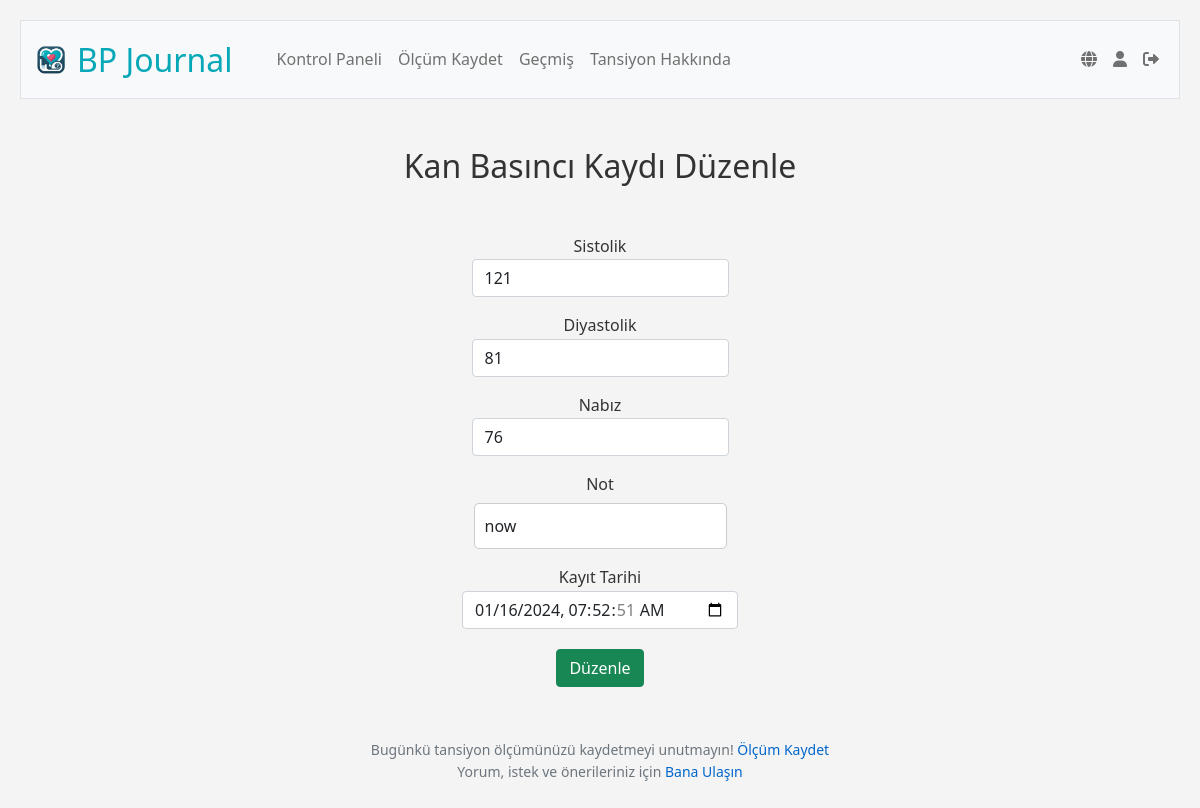
Before: /edit/8 (signed in) with the older database file.
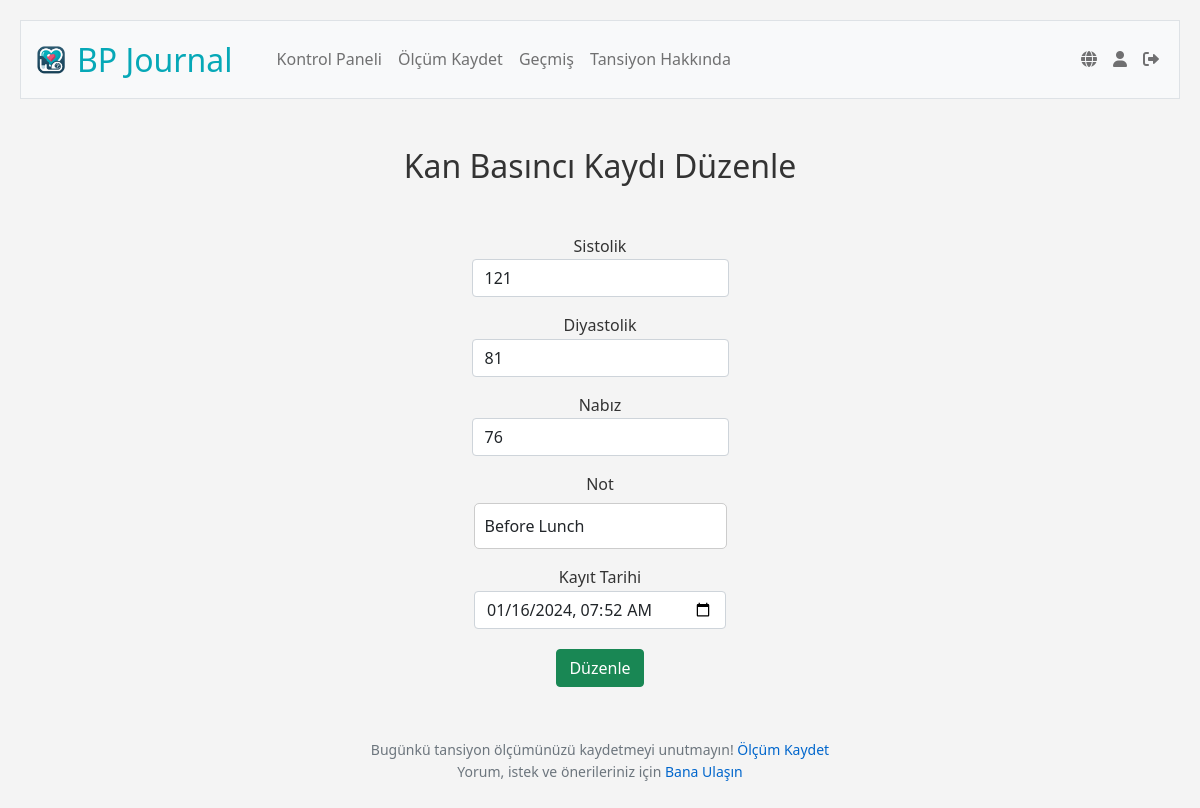
After: the same page with the newer database file.
### tables this page shows
CREATE TABLE blood_pressure_readings (
id INTEGER PRIMARY KEY AUTOINCREMENT NOT NULL,
user_id INTEGER NOT NULL,
systolic INTEGER NOT NULL,
diastolic INTEGER NOT NULL,
pulse INTEGER,
reading_date DATETIME DEFAULT CURRENT_TIMESTAMP,
notes TEXT,
FOREIGN KEY (user_id) REFERENCES users (id));

### app.py (the view, shortened to what this page needs)
@app.route("/edit/<int:id>", methods=["GET", "POST"])
@login_required
def edit(id):
    record = db.execute("SELECT * FROM blood_pressure_readings WHERE id = ?", id)[0]
    data=g.language_data['edit']
    return render_template("edit.html", record=record, data=g.language_data['edit'])

### app.py (called while the page is built)
@app.before_request
def load_language_data():
    if 'language' not in session:
        session['language'] = 'tr'
    user_lang = session['language']
    with open(f'languages/{user_lang}.json', 'r') as file:
        g.language_data = json.load(file)
    g.language_data['current_lang'] = user_lang

@app.after_request
def after_request(response):
    response.headers["Cache-Control"] = "no-cache, no-store, must-revalidate"
    response.headers["Expires"] = 0
    response.headers["Pragma"] = "no-cache"
    return response

@app.context_processor
def inject_layout_data():
    return dict(layout_data=g.language_data['layout'])

@app.context_processor
def inject_user_details():
    if 'user_id' in session:
        user_id = session['user_id']
        user_info = db.execute("SELECT username FROM users WHERE id = ?", user_id)
        if user_info:
            username = user_info[0]['username']
        else:
            username = None
    else:
        username = None
    return {'username': username}

### templates/edit.html (shortened to what this page needs)
{% extends "layout.html" %}
{% block main %}
<div class="container">
    <h2>{{ data.heading }}</h2>
    <form action="{{ url_for('edit', id=record.id)}}" method="POST">
        <div class="mb-3">
            <label for="systolic">{{ data.systolic }}</label>
            <input type="number" name="systolic" id="systolic" class="form-control mx-auto w-auto" value="{{ record.systolic }}" required>
        </div>
        <div class="mb-3">
            <label for="diastolic">{{ data.diastolic }}</label>
            <input type="number" name="diastolic" id="diastolic" class="form-control mx-auto w-auto" value="{{ record.diastolic }}" required>
        </div>
        <div class="mb-3">
            <label for="pulse">{{ data.pulse }}</label>
            <input type="number" name="pulse" id="pulse" class="form-control mx-auto w-auto" value="{{ record.pulse }}" required>
        </div>
        <div class="mb-3">
            <label for="notes">{{ data.notes }}</label>
            <input type="text" name="notes" id="notes" class="form-control mx-auto w-auto" value="{{ record.notes }}" required>
        </div>
        <div class="mb-3">
            <label for="timestamp">{{ data.dateRecorded }}</label>
            <input type="datetime-local" name="timestamp" id="timestamp" class="form-control mx-auto w-auto" value="{{ record.reading_date | datetimeformat }}" required>
        </div>
        <button type="submit" class="btn btn-success">{{ data.editRecording }}</button>
    </form>
</div>
{% endblock %}

Changed rows visible on the page:
changed blood_pressure_readings: notes "now" → "Before Lunch"; timestamp "01/16/2024 07:52:51" → "01/16/2024 07:52"
